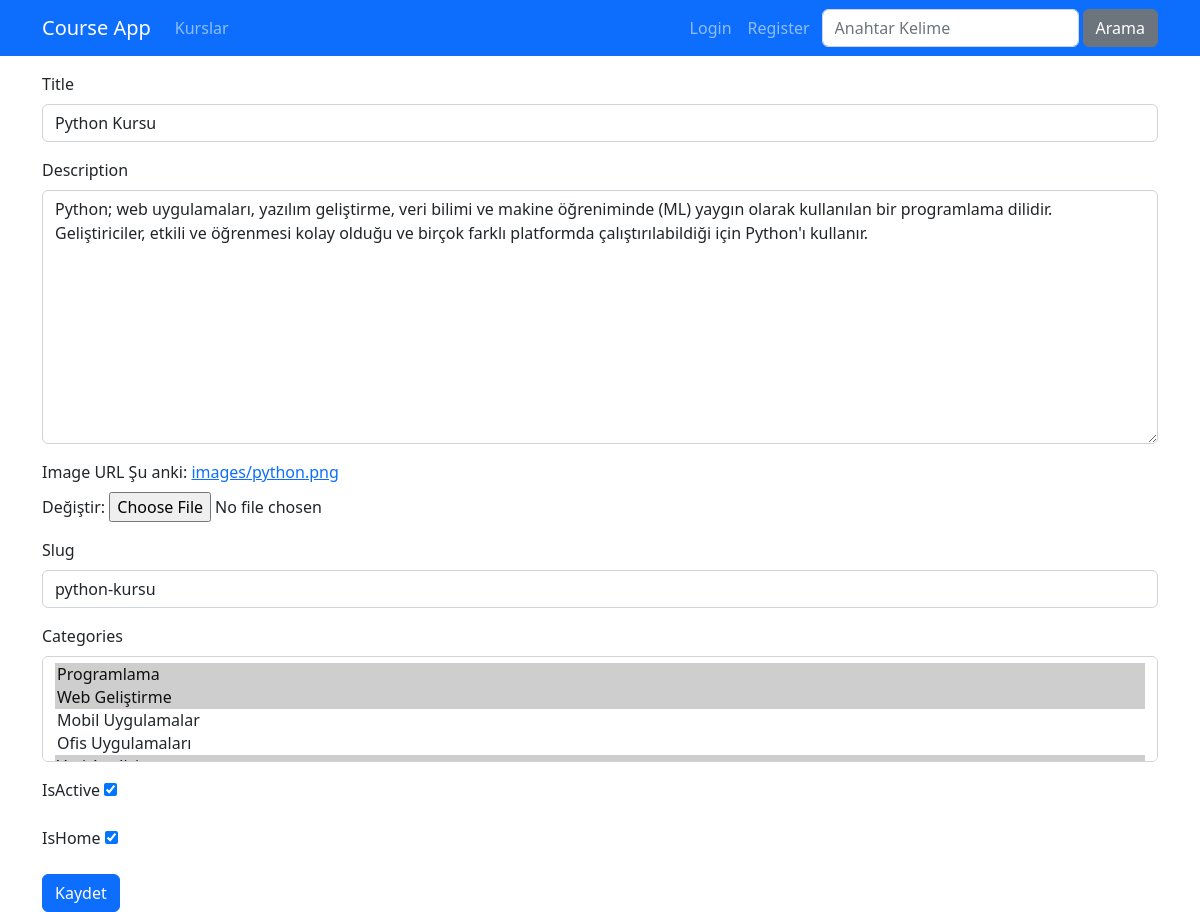
Screenshot of /kurs/course-edit/2 with the database file from the repository.
### Courses/models.py (models this page shows, shortened)
class Course(models.Model):
    title = models.CharField(max_length=50)
    description = models.TextField()
    image = models.ImageField(upload_to="images", default="")
    date = models.DateField(auto_now_add=True)
    isActive = models.BooleanField(default=False)
    isHome = models.BooleanField(default=False)
    slug = models.SlugField(default="", blank=True, null=False, unique=True, db_index=True)
    categories = models.ManyToManyField(Category)

### Courses/views.py (the view)
# urls.py: path("course-edit/<int:id>", views.courseEdit, name="course_edit"),
def courseEdit(request, id):
    course = get_object_or_404(Course, pk=id)
    if request.method == "POST":
        form = CourseEditForm(request.POST, request.FILES, instance=course)
        form.save()
        return redirect("course_list")
    else:
        form = CourseEditForm(instance=course)
    return render(request, "courses/course_edit.html", {
        "form": form
    })

### Courses/forms.py
class CourseEditForm(forms.ModelForm):
    class Meta:
        model = Course
        fields = ('title', 'description', 'image', 'slug', 'categories', 'isActive', 'isHome')
        labels = {
            'title': 'Title',
            'description': 'Description',
            'image': 'Image URL',
            'slug': 'Slug'
        }
        widgets = {
            'title': TextInput(attrs={'class': 'form-control'}),
            'description': Textarea(attrs={'class': 'form-control'}),
            'slug': TextInput(attrs={'class': 'form-control'}),
            'categories': SelectMultiple(attrs={'class': 'form-control'})
        }
        error_messages = {
            'title': {
                'required': 'Kurs başlığı girmelisiniz.',
                'max_length': 'Kurs başlığı en fazla 50 karakter olabilir.'
            },
            'description': {
                'required': 'Kurs açıklaması girmelisiniz.'
            }
        }

### Courses/models.py (called while the page is built)
    def __str__(self):
        return f"{self.name}"

### Courses/templates/courses/course_edit.html (shortened to what this page needs)
{% extends "layout.html" %}
{% load static %}
{% block css_files %}
    <link rel="stylesheet" href=" {% static "courses/css/style.css" %} ">
{% endblock css_files %}
{% block content %}
    <div class="container mt-3">
        <div class="row">
            <div class="col-12">
                <form method="POST" novalidate enctype="multipart/form-data">
                    {% include "partials/_form.html" %}
                    <button type="submit" class="btn btn-primary">Kaydet</button>
                </form>
            </div>
        </div>
    </div>
{% endblock content %}

### templates/partials/_form.html (shortened to what this page needs)
{% for field in form %}
    <div class="mb-3 {% if field.errors %}invalid{% endif %}">
        <label for="{{ field.id_for_label }}" class="form-label">{{ field.label }}</label>
        {{ field }}
    </div>
{% endfor %}

### rows the page displays
Course: form "Python Kursu" "Python; web uygulamaları, yazılım geliştirme, veri bilimi ve makine öğreniminde (ML) yaygın olarak kullanılan bir programlama dilidir. Geliştiriciler, etkili ve öğrenmesi kolay olduğu ve birçok farklı platformda çalıştırılabildiği için Python'ı kullanır." "python-kursu" "☑" "☑"

### other values shown
{{ field.label }} "Title" "Description" "Image URL" "Slug" "Categories" "IsActive" "IsHome"
